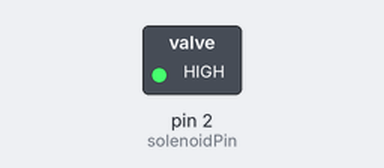
A sketch run on a simulated Arduino Uno, built with avr-gcc and run on an emulated ATmega328P. Shown: switched loads named in the sketch (green lamp = pin HIGH). Dashed ring = blinking.

Above: at 0.5 s.
Timing chart, 0 to 4.6 s (numbered marks = the images above):
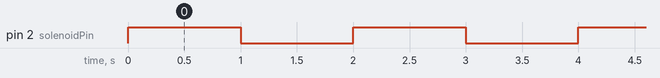

Measured:
- by itself, pin 2 (solenoidPin): alternates HIGH for 1.0 s and LOW for 1.0 s

The sketch:

knockWood.ino
```cpp
int solenoidPin = 2;                    //This is the output pin on the Arduino

void setup()
{
  pinMode(solenoidPin, OUTPUT);          //Sets that pin as an output
}

void loop()
{
  digitalWrite(solenoidPin, HIGH);      //Switch Solenoid ON
  delay(1000);                          //Wait 1 Second
  digitalWrite(solenoidPin, LOW);       //Switch Solenoid OFF
  delay(1000);                          //Wait 1 Second
}
```
